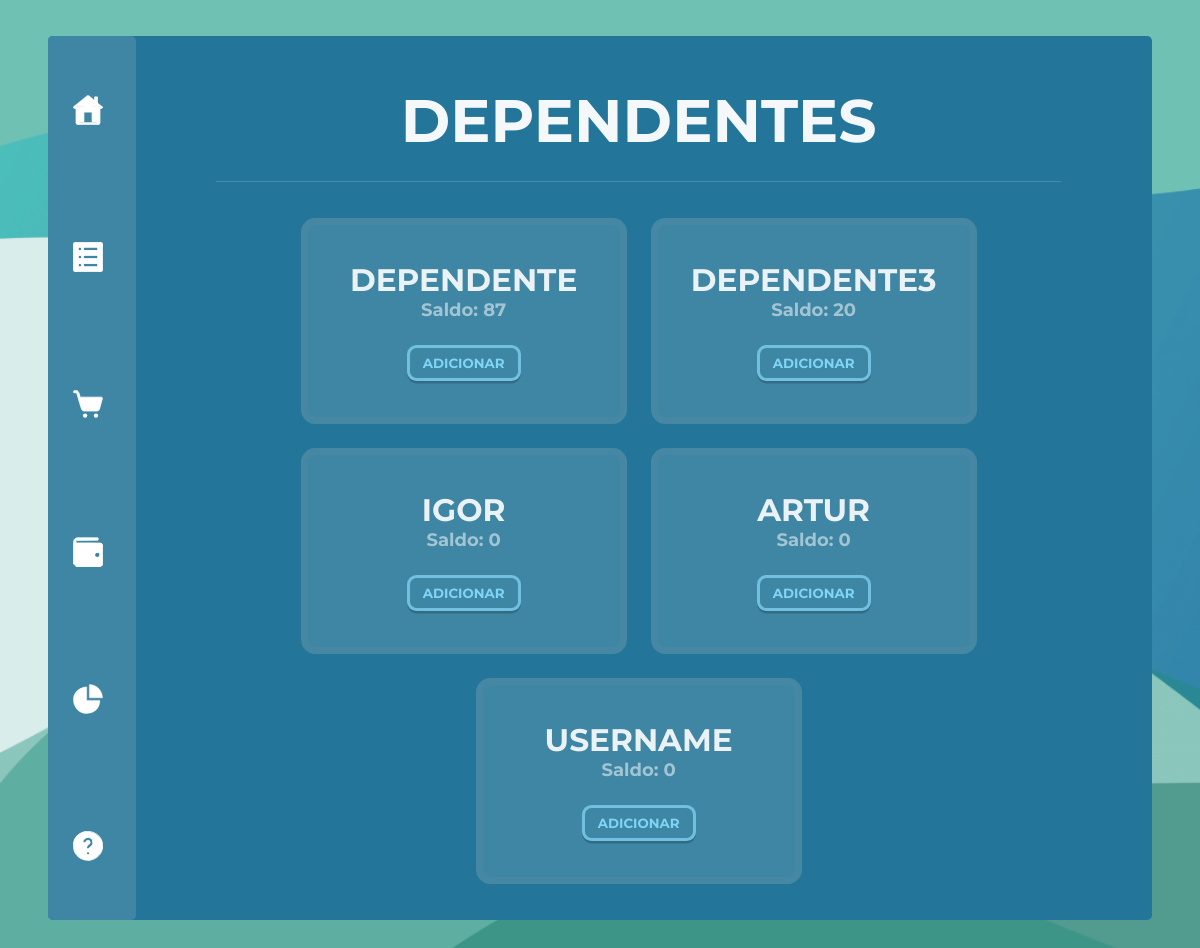
/escolherDependente (signed in), run on an earlier commit of the app's database.
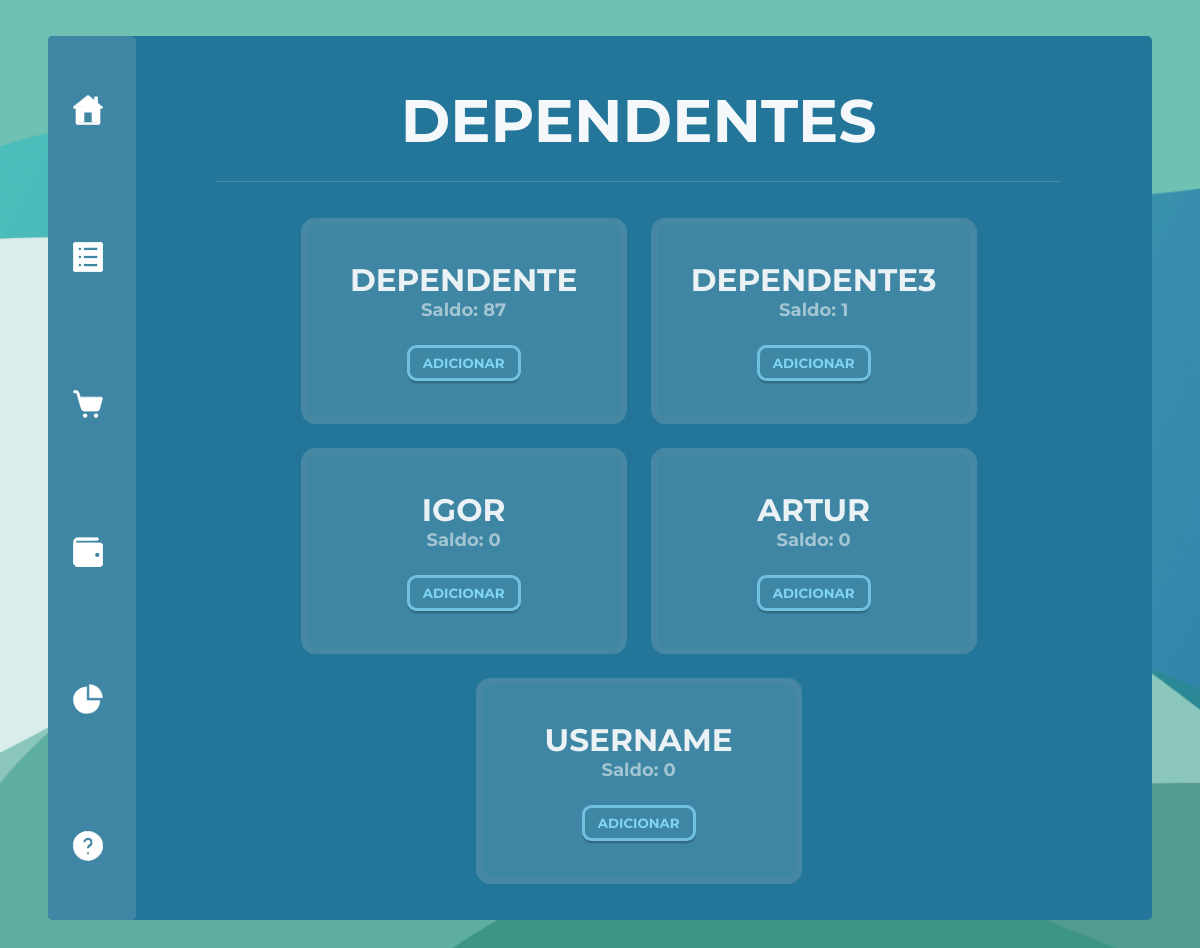
And on a later commit of the database.
### projeto/models.py (models this page shows, shortened)
class Dependente(db.Model, UserMixin):
    id = db.Column(db.Integer, primary_key=True)
    saldo = db.Column(db.Integer, nullable=False, unique=False, default=0)
    usuario = db.Column(db.String(length=30), nullable=False, unique=True)
    email = db.Column(db.String(length=30), nullable=False, unique=True)
    senha = db.Column(db.String(length=30), nullable=False)
    idResponsavel = db.Column(db.Integer)
    user_type = 'dependente'
    @property
    def senhacrip(self):
        return self.senhacrip

### projeto/routes.py (the view)
@app.route('/escolherDependente', methods=['GET', 'POST'])
def escolherDependente():
    dependentes = Dependente.query.all()
    idAtual = current_user.id
    botao_clicado=None
    if request.method == 'POST':
        botao_clicado = request.form.get('botao')
        return redirect(url_for("addsaldo", botao = botao_clicado))
    return render_template("ChoseDependent.html", botao = botao_clicado, dependentes =dependentes, idAtual=idAtual)

### projeto/models.py (called while the page is built)
@login_manager.user_loader
def load_user(user_id):##arrumar a questão do current.user (ta mudando o saldo quando vai no home)
    user_type = session.get('user_type')
    if user_type == 'responsavel':
        return Responsavel.query.get(int(user_id))
    elif user_type == 'dependente':
        return Dependente.query.get(int(user_id))
    elif user_type == 'funcionario':
        return Funcionario.query.get(int(user_id))
    return None

### projeto/templates/ChoseDependent.html (shortened to what this page needs)
{% extends 'baseResponsavel.html'%}
{% block conteudo %}
<div class="bodyChoseDependent">
    <h1 class="titulo">DEPENDENTES</h1>
    <div class="linhaTitulo"></div>
    <form method="post">
        {% for dependente in dependentes %}
        {% if dependente.idResponsavel==idAtual %}
        <div class="boxChoseDependent">
            <h1>{{dependente.usuario}}</h1>
            <h2>Saldo: {{dependente.saldo}}</h2>
            <button class="botoesChoseDependent" name="botao" value={{dependente.id}}> <a >ADICIONAR</a></button>
        </div>
        {%endif%}
        {%endfor%}
    </form>
</div>
{%endblock%}

### projeto/templates/baseResponsavel.html (shortened to what this page needs)
<!DOCTYPE html>
<html lang="en">
<head>
    <link rel="stylesheet" href="{{url_for('static', filename='style.css')}}">
    <link rel="stylesheet" src="https://cdn.jsdelivr.net/npm/bootstrap@5.3.2/dist/css/bootstrap.min.css">
</head>
<body>
    <div class="container">
        <div class="sidebarResponsavel">
            <a href="{{url_for('homeResponsavel')}}"><div><img src="{{url_for('static', filename='imagens/Home.svg')}}"><p>HOME</p></div></a>
            <div><img src="{{url_for('static', filename='imagens/Historico.svg')}}"><p>HISTÓRICO</p></div>
            <div><img src="{{url_for('static', filename='imagens/Compras.svg')}}"><p>COMPRAS</p></div>
            <div><img src="{{url_for('static', filename='imagens/Limites.svg')}}"><p>LIMITES</p></div>
            <div><img src="{{url_for('static', filename='imagens/Dados.svg')}}"><p>DADOS</p></div>
            <div><img src="{{url_for('static', filename='imagens/Suporte.svg')}}"><p>SUPORTE</p></div>
        </div>
        <div class="bodyBaseResponsavel">
            {%block conteudo%}
            {%endblock%}
        </div>
    </div>
</body>
</html>

### projeto/static/style.css (style rules this page uses)
* { padding: 0; margin: 0; font-family: "Montserrat"; font-weight: bold; color: #fff; }
.bodyChoseDependent { text-align: center; display: flex; flex-direction: column; align-items: center; }
.bodyChoseDependent .titulo { margin-top: 4vw; font-size: 5vw; color: rgba(255, 255, 255, 0.952); }
.bodyChoseDependent form { display: flex; flex-direction: row; flex-wrap: wrap; justify-content: center; gap:2vw; }
.linhaTitulo { margin-top: 2vw; margin-bottom: 3vw; height: 0.1vw; width: 85%; background-color: rgba(255, 255, 255, 0.158); }
.boxChoseDependent h1 { text-transform: uppercase; font-size: 2.6vw; color: rgba(255, 255, 255, 0.89); }
.boxChoseDependent h2, .boxChoseLanche h2 { font-size: 1.5vw; color: #ffffff86; margin-bottom: 2vw; }
.boxChoseDependent, .boxChoseLanche { width: 26vw; height: 16vw; border: hsl(198, 40%, 46%) solid 0.6vw; background-color: hsl(197, 45%, 44%); display: flex; flex-direction: column; border-radius: 1.2vw; justify-content:center; align-items: center; }
body { background-color: rgb(112, 112, 112); height: calc(100vh - var(--margin-principal) * 2); background-image: url(imagens/FotoFundo1.png); background-size: cover; height: 100vh; overflow-y: hidden; }
:root { --margin-principal: 3vw; --margin-principal-inline: 4vw; }
a { text-decoration: none; }
.container { display: flex; flex-direction: row; height: calc(100vh - var(--margin-principal) * 2); margin-top: var(--margin-principal); margin-inline: var(--margin-principal-inline); margin-bottom: var(--margin-principal); background-color: #237699; overflow: auto; border-radius: 0.4vw; }
.botoesChoseDependent a { color: hsl(197, 85%, 73%); }
.botoesChoseDependent { background-color: hsla(197, 45%, 44%, 0.288); border: solid hsl(197, 64%, 66%) 0.25vw; padding: 0.6vw; box-shadow:rgba(0, 0, 0, 0.2) 0px 0.2vw; padding-inline: 1.1vw; border-radius: 0.8vw; }
form { display: flex; flex-direction: column; }
.sidebarResponsavel { display: flex; flex-direction: column; width: 7.3%; background-color: hsl(197, 45%, 44%); position: absolute; border-radius: 0.4vw; height: calc(100vh - var(--margin-principal) * 2); justify-content: space-around; align-items: center; }
.bodyBaseResponsavel { margin-left: 8.5%; width: 90%; }
.sidebarResponsavel { transition: 0.7s; align-items: center; align-items: flex-start; }
.sidebarResponsavel div { margin-left: 25px; gap: 10px; }
.sidebarResponsavel div { display: flex; align-items: center; }
.sidebarResponsavel img { width: 30px; height: 30px; }

What changed in the data, as far as the page shows it:
changed Dependente "DEPENDENTE3": saldo "20" → "1"
